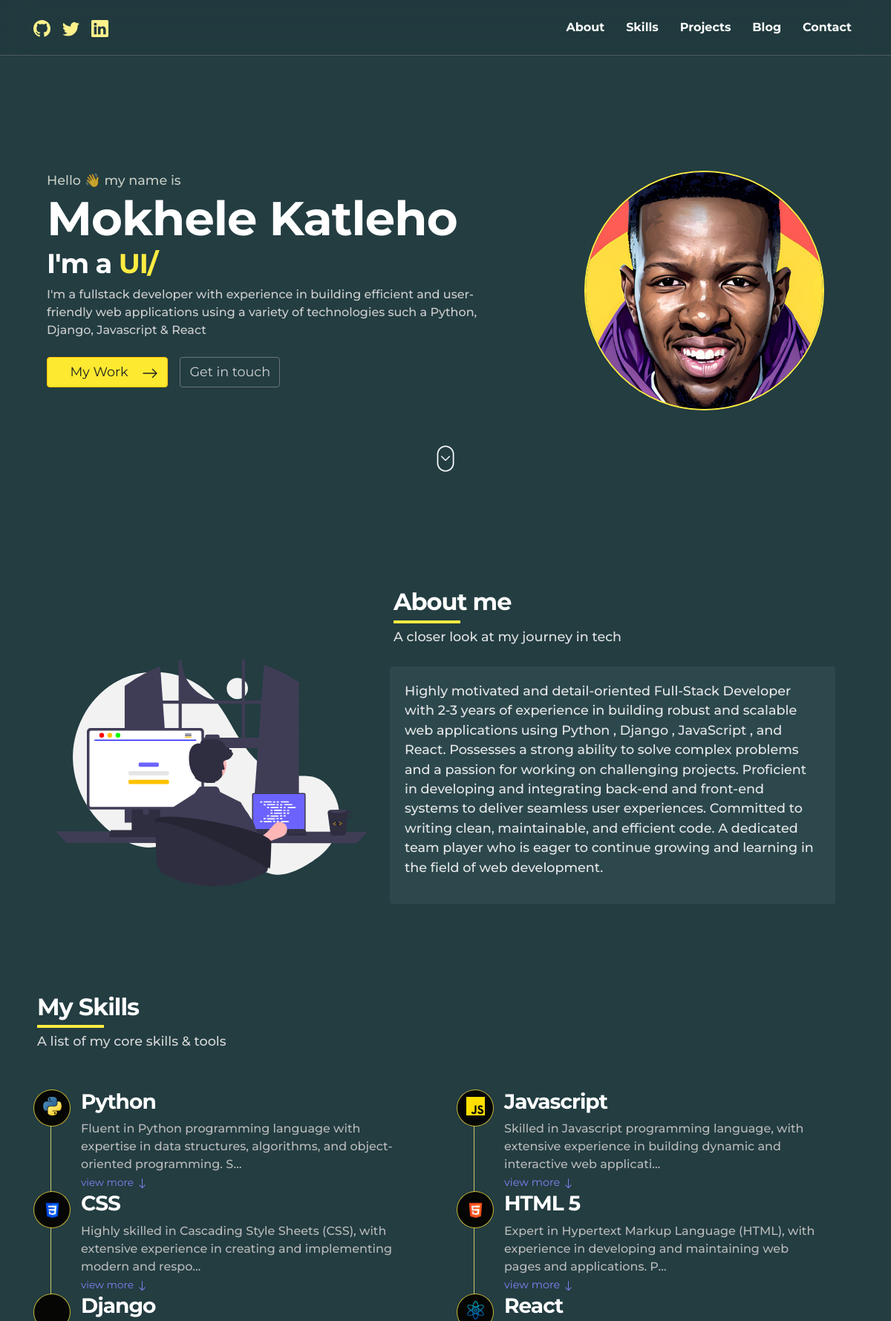
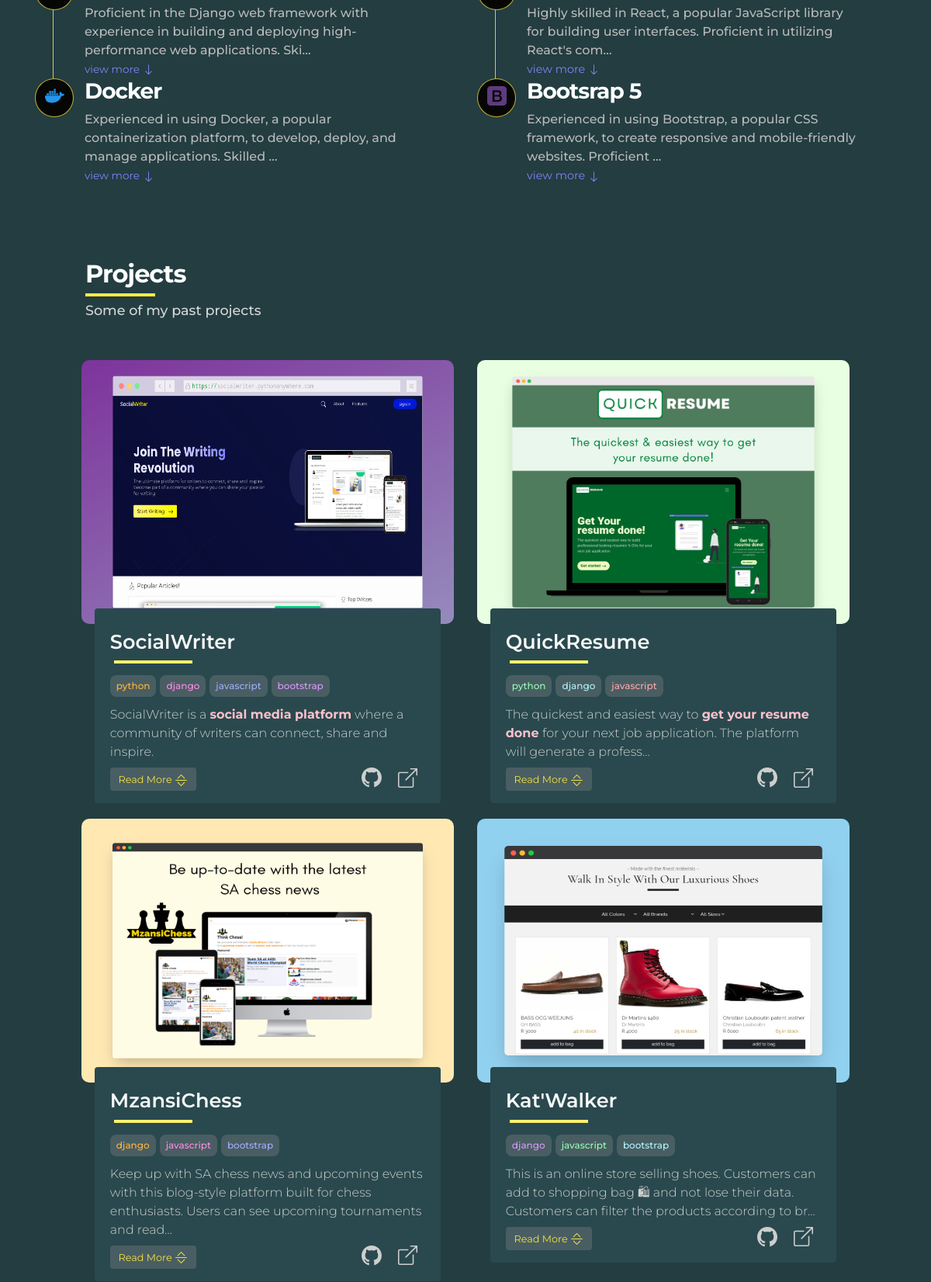
The page / (upper part) on the database its author committed (2 pictures, top to bottom).
### main_app/models.py (models this page shows, shortened)
class Texts(models.Model):
    intro_text = models.TextField()
    about_text = models.TextField()
    greetings_text = models.TextField()

class Skill(models.Model):
    name = models.CharField(max_length=100)
    thumbnail = models.ImageField(upload_to="skills")
    description = models.TextField()
    date_added = models.DateTimeField(auto_now_add=True, blank=True,null=True)

### projects_app/models.py (models this page shows, shortened)
class Project(models.Model):
    title = models.CharField(max_length=100)
    description = models.TextField()
    thumbnail = models.ImageField(upload_to="project")
    tags = models.ManyToManyField(ProjectTag, null=True, blank=True)
    github = models.URLField(null=True , blank=True)
    live = models.URLField(null=True, blank=True)
    featured = models.BooleanField(default=False)
    demoUsername = models.CharField(max_length=250, null= True, blank= True )
    demoPassword = models.CharField(max_length=250, null= True, blank= True)
    ordering = models.IntegerField( unique = True , null= True , blank = True   )
    date_added = models.DateTimeField(auto_now_add=True, blank=True,null=True)

class ProjectTag(models.Model):
    name = models.CharField(max_length=250)

### main_app/views.py (the view)
# urls.py: path('',views.homePage,name="homePage"), # My landing page
def homePage(request):
    projects = Project.objects.filter(featured=True).order_by("ordering")
    articles = Article.objects.filter(featured_article = True).order_by("date_added")[0:3:-1]
    skills = Skill.objects.all()
    texts = Texts.objects.all()
    resume = Resume.objects.all()
    context = {
        "projects":projects ,
        "articles":articles,
        "skills":skills,
        "texts":texts,
        "resume":resume,
        }
    return render(request,"main_app/index.html",context)

### main_app/templates/main_app/index.html (shortened to what this page needs)
{% extends 'main_app/base.html' %}
{% load static %}
{% load read-time %}
{% load skill_tag %}
{% block content %}
<link rel="stylesheet" href="{% static 'css/main.css' %}">
  <section id="landing_page" style="margin: 0 !important; height:95%;"
    class="about full-screen d-lg-flex justify-content-center ">
    <div class="container-fluid " style="width: 92%;">
      <div class="d-none d-lg-block">
        <br><br>
      </div>
      <div class="row">
        <div class="col-md-7 col-12 ">
          <div class="about-text">
            {% for text in texts %}
            <p style="color:#fffef0be;font-size: 1.1rem !important;margin:0cm"> {{text.greetings_text}} </p>
            {% endfor %}
            <h1 id="hero_name" style="font-size: 4rem;margin:0cm"> Mokhele Katleho</h1>
            <h2 id="hero_intro">
              I'm a <span id="animation" style="color:#ffec42 ;"> </span>
            </h2>
            {% for text in texts %}
            <p id="hero_slogan" style="color: rgb(207, 207, 207);font-size: 1.08rem;"> {{text.intro_text}}</p>
            {% endfor %}
            <div class="d-none d-sm-block">
              <div class="mt-4 d-flex ">
                <a style="color: #232323 !important ;background-color: #fde92f !important;font-size: 1.1rem;"
                  href="#project" class="btn mr-lg-2 btn-warning btn-md  ">&nbsp; &nbsp; My Work &nbsp;&nbsp;
                  <svg xmlns="http://www.w3.org/2000/svg" width="22" height="22" fill="currentColor"
                    class="bi bi-arrow-right" viewBox="0 0 16 16">
                    <path fill-rule="evenodd"
                      d="M1 8a.5.5 0 0 1 .5-.5h11.793l-3.147-3.146a.5.5 0 0 1 .708-.708l4 4a.5.5 0 0 1 0 .708l-4 4a.5.5 0 0 1-.708-.708L13.293 8.5H1.5A.5.5 0 0 1 1 8z" />
                  </svg>
                </a>
                <a style="font-size: 1.1rem;color:rgb(211, 211, 211) !important" href="#contact"
                  class="btn btn-outline-secondary btn-md"> Get in touch </a>
              </div>
            </div>
          </div>
        </div>
        <div class="col-md-5 d-none d-md-block">
          <div>
            <img style="border-radius: 50% ; border: 2px #ffec42 solid; width:75% ;margin-left:80px " height="30"
              src="{% static 'images/profile.jpg' %}" class="img-fluid" alt="svg image">
          </div>
        </div>
      </div>
      <div id="scroller" style="margin-bottom: 0cm;" class="row">
        <div style="margin-bottom: 0cm" class="col">
          <center>
            <a href="#about">
              <img style="height: 50px;margin-top: 40px;" src="{% static 'images/scroll3.gif' %}" alt="">
            </a>
          </center>
        </div>
      </div>
    </div>
  </section>
  <section style="margin: 0cm !important;" class="more-about-me " id="about">
    <div id="about-container" class="container-fluid" style="padding-top: 1cm;width:90%">
      <div class="row">
        <div class="col-md-5 d-none d-md-block about-illustration">
          <br>
          <br>
          <br>
          <br>
          <img src="{% static 'images\undraw\undraw_programming_re_kg9v.svg' %}" class="img-fluid" alt="svg image">
        </div>
        <div class="col-md-7">
          <h2 id="sections" style="margin-left: 5px;color: white;margin-top: 0cm;margin-bottom: 0cm;">About me</h2>
          <div id="sections" style="width:100px;overflow:hidden">
            <hr style="color: #ffec42 ;border: 2px #ffec42 solid ; opacity: 1;margin:5px ">
          </div>
          <p style="margin-left: 5px;color:rgb(226, 226, 226);margin-top: 0cm;margin-bottom: 3px;font-size:1.1rem;">
            A closer look at my journey in tech</p>
          <br>
          <div style="background-color: #2c484d  !important;font-size:1.1rem;color:#b7b7b7;border:none"
            class="card card-body ">
            <div>
              {% for text in texts %}
              <p id="about-text">
                {{text.about_text}}
              </p>
              {% endfor %}
            </div>
          </div>
        </div>
      </div>
      <br>
      <br>
      <br>
    </div>
  </section>
  <section class="resume d-lg-flex py-5 justify-content-center align-items-center" id="skills"
    style="background-color: #00000C;">
    <div class="container">
      <h2 id="sections" style="margin-left: 5px;color: white;margin-top: 0cm;margin-bottom: 0cm;">My Skills </h2>
      <div style="width:100px;overflow:hidden">
        <hr style="color: #ffec42;border: 2px #ffec42 solid ; opacity: 1;margin:5px ">
      </div>
      <p style="margin-left: 5px;color:rgb(215, 215, 215);margin-top: 0cm;margin-bottom: 3px;font-size:1.1rem;">A list
        of my core skills & tools</p>
      <br><br>
      <div class="row">
        <div class="col-lg-6 col-12">
          <div class="timeline">
            {% for skill in skills %}
            {% if forloop.counter|modulo:2 == 1 %}
            <div class="timeline-wrapper">
              <div class="timeline-yr">
                <span><img height="25" src="{{skill.thumbnail.url}}" alt="" class=""></span>
              </div>
              <div class="timeline-info">
                <h3><span>{{skill.name}}</h3>
                <p id="less{{skill.id}}" style="color: rgb(186, 186, 186);margin-bottom: 0cm;">
                  {{skill.description|truncatechars:120}}</p>
                <a id="read_more_skill{{skill.id}}"
                  style="color: rgba(134, 134, 255, 0.945);font-size: 0.85rem;cursor: pointer;margin-bottom: 0.5rem;margin-top:0.5rem;"
                  onclick="skillsFunction('{{skill.id}}')">
                  view more <svg xmlns="http://www.w3.org/2000/svg" width="15" height="15" fill="currentColor"
                    class="bi bi-arrow-down" viewBox="0 0 16 16">
                    <path fill-rule="evenodd"
                      d="M8 1a.5.5 0 0 1 .5.5v11.793l3.146-3.147a.5.5 0 0 1 .708.708l-4 4a.5.5 0 0 1-.708 0l-4-4a.5.5 0 0 1 .708-.708L7.5 13.293V1.5A.5.5 0 0 1 8 1z" />
                  </svg>
                </a>
              </div>
            </div>
            {% endif %}
            {% endfor %}
          </div>
        </div>
        <div class="col-lg-6 col-12">
          <div class="timeline">
            {% for skill in skills %}
            {% if forloop.counter|modulo:2 == 0 %}
            <div class="timeline-wrapper">
              <div class="timeline-yr">
                <span><img height="25" src="{{skill.thumbnail.url}}" alt="" class=""></span>
              </div>
              <div class="timeline-info">
                <h3><span>{{skill.name}}</h3>
                <p id="less{{skill.id}}" style="color: rgb(186, 186, 186);margin-bottom: 0cm;">
                  {{skill.description|truncatechars:120}}</p>
                <a id="read_more_skill{{skill.id}}"
                  style="color: rgba(134, 134, 255, 0.945);font-size: 0.9rem;cursor: pointer;margin-bottom: 0.5rem;margin-top:0.5rem;"
                  onclick="skillsFunction('{{skill.id}}')">
                  view more <svg xmlns="http://www.w3.org/2000/svg" width="15" height="15" fill="currentColor"
                    class="bi bi-arrow-down" viewBox="0 0 16 16">
                    <path fill-rule="evenodd"
                      d="M8 1a.5.5 0 0 1 .5.5v11.793l3.146-3.147a.5.5 0 0 1 .708.708l-4 4a.5.5 0 0 1-.708 0l-4-4a.5.5 0 0 1 .708-.708L7.5 13.293V1.5A.5.5 0 0 1 8 1z" />
                  </svg>
                </a>
              </div>
            </div>
            {% endif %}
            {% endfor %}
          </div>
        </div>
      </div>
  </section>
  <section class="project py-5" id="project">
    <div class="container-fluid project-container">
      <div>
        <h2 id="sections" style="margin-left: 5px;color: white;margin-top: 0cm;margin-bottom: 0cm;">Projects </h2>
        <div style="width:100px;overflow:hidden">
          <hr style="color: #ffec42 ;border: 2px #ffec42 solid ; opacity: 1;margin:5px ">
        </div>
        <p style="margin-left: 5px;color:rgb(215, 215, 215);margin-top: 0cm;margin-bottom: 3px;font-size:1.1rem;">Some
          of my past projects</p>
        <br><br>
        <div class="row">
          {% for project in projects %}
          <div class="col-md-6">
            <div class="img-wrapper">
              <img style="border-radius: 10px ;" src="{{project.thumbnail.url}}" class="img-fluid" alt="project image | cape town freelancer">
            </div>
            <div class="justify-content-center d-flex" style="position: relative;top: -20px;">
              <div class="card"
                style="width:93% !important; background-color: #29494e ; border-radius: 4px;border:none">
                <div style="min-height: 200px;overflow: hidden;"><br>
                  <a style="color:rgb(248, 248, 248);margin-left: 20px;margin-right: 20px;font-size: 1.6rem;font-weight: 600;"
                    href="{{project.live}}">
                    {{project.title}}
                  </a>
                  <div style="width:25%;overflow:hidden;margin-left: 20px;margin-bottom: 10px ; ">
                    <hr style="color: #ffef64 ;border: 2px #fff06c solid ; opacity: 1;margin:5px ">
                  </div>
                  <div class="d-flex tags" style="margin-left: 20px;margin-bottom: 6px; flex-wrap: wrap; ">
                    {% for tag in project.tags.all %}
                    <div style="margin:0" >
                      <div  style="background-color: #8b8b8b53 ; border-radius: 8px;margin-right: 5px;">
                        <p class="d-flex justify-content-center" style="margin-bottom: 5px;padding:5px 8px;font-size: 0.75rem; color: {% cycle '#ffb43c' '#ff8de8' '#9eaeff' '#dc97ff' '#94ffb4' '#b0f5ff' '#ffa8ad' %};">{{tag.name}}</p>
                      </div>
                    </div>
                  {% endfor %}
                </div>
                  <p id="less-description{{project.id}}"
                    style="margin-left: 20px;margin-right: 20px;margin-bottom: 8px;color:rgb(206, 206, 206); font-size: 1rem;"
                    class="lead">
                    {{project.description|safe|truncatechars:"150"}}
                  </p>
                </div>
                <div class="d-flex" style="margin-top: 0cm;width: 100% !important;">
                  <button
                    id="more_btn{{project.id}}"
                    onclick="myFunction('{{project.id}}')"
                    style="margin-left: 20px;margin-bottom: 8px;width:152px;height: 30px; border-width: 1px !important; background-color: #8b8b8b53;border: none;color: #ffec42ec;"
                    class="btn-outline-warning expand_btn rounded ">
                    <small> Read More </small>
                  </button>
                  <div class="d-flex justify-content-end" style="width: 100% !important; padding-bottom: 20px;">
                    <div class="col-1">
                      <div class="rounded-circle" style="background-color: #3c45ff17;">
                        <a style="color:#cecece" href="{{project.github}}">
                          <div type="button" data-bs-toggle="tooltip" data-bs-placement="top" data-bs-html="true"
                            title="View Code on <b>Github</b>">
                          </div>
                        </a>
                      </div>
                    </div>
                    <div class="col-1" style="margin-right:40px">
                      <div class="rounded-circle" style="background-color: rgba(186, 251, 182, 0.15);">
                        <a style="color: #cecece;font-weight:700;text-decoration: none;" href="{{project.live}}">
                          <div type="button" data-bs-toggle="tooltip" data-bs-placement="top" data-bs-html="true"
                            title="View Live Website ">
                          </div>
                        </a>
                      </div>
                    </div>
                  </div>
                </div>
              </div>
            </div>
          </div>
          {% endfor %}
        </div>
      </div>
    </div>
  </section>
  {% endblock content %}

### rows shown on the page
Texts: greetings_text "Hello 👋 my name is", intro_text "I'm a fullstack developer with experience in building efficient and user-friendly web applications using a variety of technologies such a Python, Django, Javascript & React", about_text "Highly motivated and detail-oriented Full-Stack Developer with 2-3 years of experience in building robust and scalable web applications using Python , Django , JavaScript , and React. Possesses a strong ability to solve complex problems and a passion for working on challenging projects. Proficient in developing and integrating back-end and front-end systems to deliver seamless user experiences. Committed to writing clean, maintainable, and efficient code. A dedicated team player who is eager to continue growing and learning in the field of web development."
Skill: thumbnail (picture), name "Python", description "Fluent in Python programming language with expertise in data structures, algorithms, and object-oriented programming. S…"
Skill: thumbnail (picture), name "CSS", description "Highly skilled in Cascading Style Sheets (CSS), with extensive experience in creating and implementing modern and respo…"
Skill: name "Django", description "Proficient in the Django web framework with experience in building and deploying high-performance web applications. Ski…"
Skill: thumbnail (picture), name "Docker", description "Experienced in using Docker, a popular containerization platform, to develop, deploy, and manage applications. Skilled …"
Skill: thumbnail (picture), name "Javascript", description "Skilled in Javascript programming language, with extensive experience in building dynamic and interactive web applicati…"
Skill: thumbnail (picture), name "HTML 5", description "Expert in Hypertext Markup Language (HTML), with experience in developing and maintaining web pages and applications. P…"
Skill: thumbnail (picture), name "React", description "Highly skilled in React, a popular JavaScript library for building user interfaces. Proficient in utilizing React's com…"
Skill: thumbnail (picture), name "Bootsrap 5", description "Experienced in using Bootstrap, a popular CSS framework, to create responsive and mobile-friendly websites. Proficient …"
Project: thumbnail (picture), title "SocialWriter", description "SocialWriter is a social media platform where a community of writers can connect, share and inspire."
ProjectTag: name "python"
ProjectTag: name "django"
ProjectTag: name "javascript"
ProjectTag: name "bootstrap"
Project: thumbnail (picture), title "QuickResume", description "The quickest and easiest way to get your resume done for your next job application. The platform will generate a profess…"
Project: thumbnail (picture), title "MzansiChess", description "Keep up with SA chess news and upcoming events with this blog-style platform built for chess enthusiasts. Users can see upcoming tournaments and read…"
Project: thumbnail (picture), title "Kat'Walker", description "This is an online store selling shoes. Customers can add to shopping bag 🛍 and not lose their data. Customers can filter the products according to br…"
